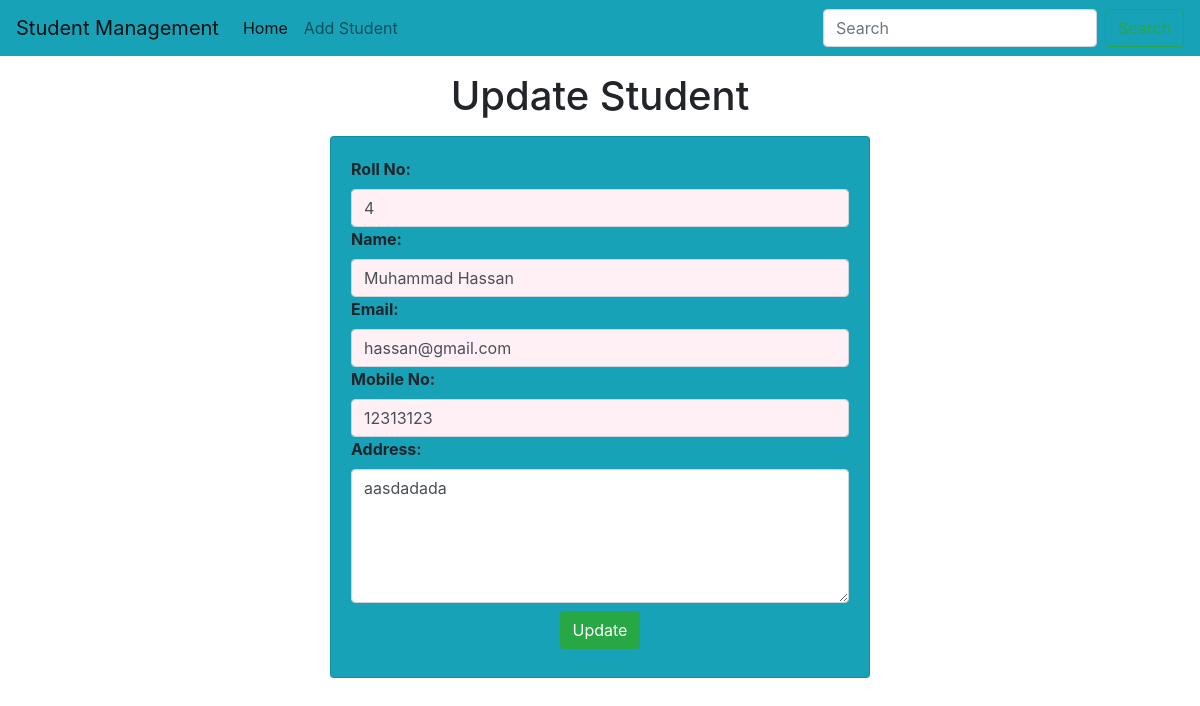
The app's page /update-std/8 with its own data.
### student/models.py (models this page shows, shortened)
class StdBio(models.Model):
    roll = models.CharField(max_length=50)
    name = models.CharField(max_length=50)
    email = models.CharField(max_length=50)
    phone = models.CharField(max_length=13)
    address = models.TextField()

### student/views.py (the view)
# urls.py: path("update-std/<int:id>",updatestd),
def updatestd(request,id):
    su=StdBio.objects.get(pk=id)
    return render(request,"updatestd.html",{'su':su})

### templates/updatestd.html (shortened to what this page needs)
<!doctype html>
<html lang="en">
  <head>
    <link rel="stylesheet" href="https://cdn.jsdelivr.net/npm/bootstrap@4.0.0/dist/css/bootstrap.min.css">
  </head>
  <body>
    {% include 'navbar.html' %}
    <h1 class = "text-center my-3">Update Student</h1>
    <div class = "container">
      <div class = "row">
          <div class = "col-md-6 offset-md-3">
              <div class="card bg-info">
                  <div class="card-body">
                      <form action="/do-update-std/" method="POST">
                        <div class = "md-3">
                              <label for="roll"><strong>Roll No:</strong></label>
                              <input type = "NUMBER" class = "form-control " name = "roll" id = "roll" placeholder="Enter your Registeration ID" style="background-color:lavenderblush" required  value="{{su.roll}}">
                          </div>
                          <div class = "md-3" >
                              <label for="name"><strong>Name:</strong></label>
                              <input type = "text" class = "form-control" name = "name" id = "name" placeholder="Enter your Name" style="background-color:lavenderblush" required  value="{{su.name}}">
                          </div>
                          <div class = "md-3" >
                              <label for="email"><strong>Email:</strong></label>
                              <input type = "email" class = "form-control" name = "email" id = "email" placeholder="Enter your Email Adress" style="background-color:lavenderblush" required  value="{{su.email}}">
                          </div>
                          <div class = "md-3">
                              <label for="phone"><strong>Mobile No:</strong></label>
                              <input type = "NUMBER" class = "form-control" name = "phone" id = "phone" placeholder="Enter your Phone number"  style="background-color:lavenderblush" value="{{su.phone}}">
                          </div>
                          <div class="mid-3">
                              <label for="address"><strong>Address:</strong></label>
                              <textarea name = "address" id="address" placeholder = " Enter your Address here" rows="5" class = "form-control">{{su.address}}</textarea>
                          </div>
                          <div class = "container my-2 text-center" >
                              <button class="btn btn-success" type="submit">Update      </button>
                          </div>
                      </form>
                  </div>
              </div>
          </div>
      </div>
   </div>
  </body>
  </html>

### records on screen
StdBio: roll "4", name "Muhammad Hassan", email "hassan@gmail.com", phone "12313123", address "aasdadada"
